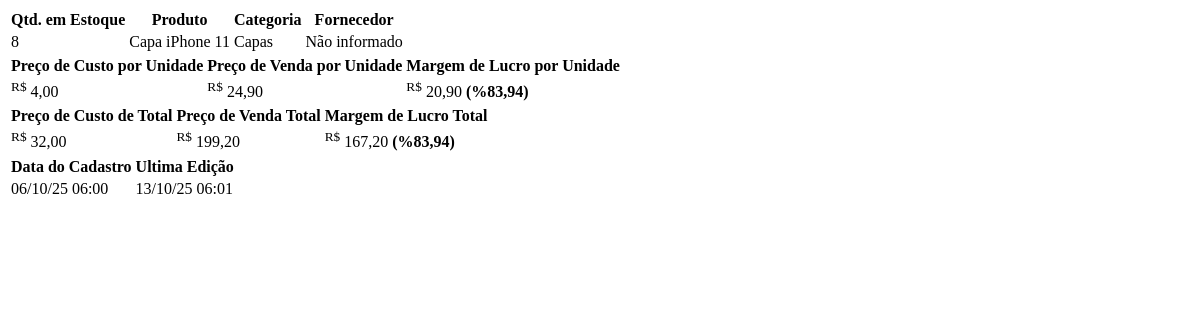
/detalheproduto/10/, run on an earlier commit of the app's database.
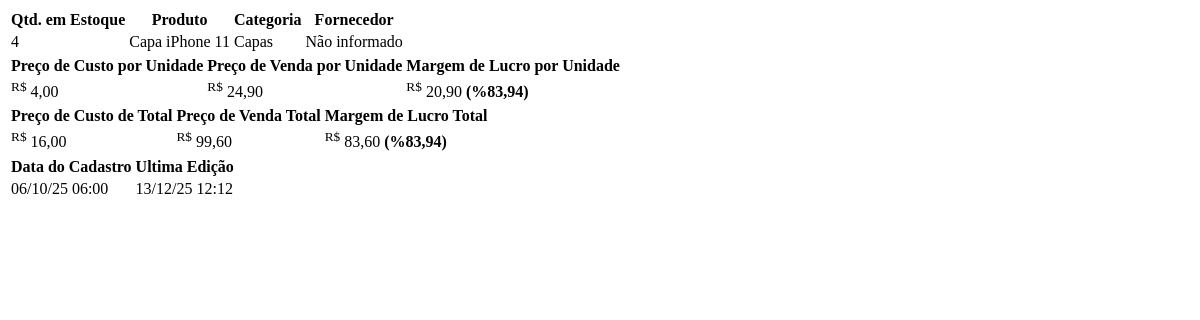
And on a later commit of the database.
### produto/models.py (models this page shows, shortened)
class Produto(models.Model):
    FONES = 'Fones'
    CAPAS = 'Capas'
    PELICULAS = 'Peliculas'
    ADAPTADORES = 'Adaptadores'
    CABOS = 'Cabos'
    CELULARES = 'Celulares'
    IPHONES = 'iPhones'
    CARREGADORES = 'Carregadores'
    FONTES = 'Fontes'
    DIVERSOS = 'Diversos'
    INFORMATICA = 'Informatica'
    CAIXA_SOM = 'Caixa de som'
    COPOS_GARRAFAS = 'Copos | Garrafas'
    RELOGIOS = 'Relogios'
    BRINQUEDOS = 'Brinquedos'
    PERFUMES = 'Perfumes'
    CATEGORIAS_PRODUTOS = [
        (FONES, 'Fones'),
        (CABOS, 'Cabos'),
        (CAPAS, 'Capas'),
        (PELICULAS, 'Peliculas'),
        (ADAPTADORES, 'Adaptadores'),
        (CELULARES, 'Celulares'),
        (IPHONES, 'iPhones'),
        (CARREGADORES, 'Carregadores'),
        (FONTES, 'Fontes'),
        (DIVERSOS, 'Diversos'),
        (INFORMATICA, 'Informatica'),
        (CAIXA_SOM, 'Caixa de som'),
        (COPOS_GARRAFAS, 'Copos | Garrafas'),
        (RELOGIOS, 'Relogios'),
        (BRINQUEDOS, 'Brinquedos'),
        (PERFUMES, 'Perfumes')
    ]
    PIX = 'Pix'
    CARTAO_CREDITO = 'Cartāo de credito'
    CARTAO_DEBITO = 'Cartāo de debito'
    DINHEIRO = 'Dinheiro'
    FIADO = 'Fiado a pagar'
    FORMA_PAGAMENTO = [
        (PIX, 'Pix'),
        (CARTAO_CREDITO, 'Cartāo de credito'),
        (CARTAO_DEBITO, 'Cartāo de debito'),
        (DINHEIRO, 'Dinheiro'),
        (FIADO, 'Fiado a pagar')
    ]
    usuario = models.ForeignKey(User, on_delete=models.PROTECT)
    data_criacao = models.DateTimeField(auto_now_add=True)
    data_edicao = models.DateTimeField(auto_now=True)
    nome_produto = models.CharField(max_length=99)
    categoria_produtos = models.CharField(max_length=20, choices=CATEGORIAS_PRODUTOS, null=True, blank=True)
    quantidade = models.IntegerField()
    codigo_de_barras = models.IntegerField(null=True, blank=True)
    preco_de_custo = models.DecimalField(max_digits=9, decimal_places=2)
    margem_de_lucro = models.DecimalField(max_digits=5, decimal_places=2, null=True, blank=True)
    preco = models.DecimalField(max_digits=9, decimal_places=2)
    forma_pagamento = models.CharField(choices=FORMA_PAGAMENTO, max_length=21, default=PIX)
    fornecedor = models.ForeignKey(Fornecedores, on_delete=models.CASCADE, null=True, blank=True)
    observacao = models.TextField(null=True, blank=True)
    data_vencimento = models.DateField(null=True, blank=True)
    qtd_parcela = models.IntegerField(null=True, blank=True)
    valor_entrada = models.DecimalField(max_digits=9, decimal_places=2, null=True, blank=True)
    def lucro(self):
        return self.preco - self.preco_de_custo
    def margem_lucro_und(self):
        if self.preco == 0:
            return Decimal('0.00')
        margem_und = ((self.preco - self.preco_de_custo) / self.preco) * 100
        return round(margem_und,2)
    def lucrototal(self):
        return (self.preco - self.preco_de_custo) * self.quantidade
    def precototal(self):
        return self.preco_de_custo * self.quantidade
    def vendatotal(self):
        return self.preco * self.quantidade
    def margem_lucro_total_percentual(self):
        try:
            vendatotal = self.vendatotal() or Decimal('0.00')
            lucrototal = self.lucrototal() or Decimal('0.00')
            vendatotal = Decimal(vendatotal)
            lucrototal = Decimal(lucrototal)
            if self.preco == 0:
                return Decimal('0.00')
            margem = (lucrototal / vendatotal) * 100
            margem = margem.quantize(Decimal('0.01'), rounding=ROUND_HALF_UP)
            return margem
        except (InvalidOperation, ZeroDivisionError, TypeError, ValueError):
            return Decimal('0.00')

### produto/views.py (the view)
# urls.py: path('detalheproduto/<int:pk>/', DetalheProduto.as_view(), name='detalhe-produto')
class DetalheProduto(DetailView):
    model = Produto
    template_name = 'produto/detalhes/detalhe-produtos.html'

### produto/templates/produto/detalhes/detalhe-produtos.html
<table class="table table-hover">
  <thead>
    <tr class="table-dark text-center">
      <th scope="col">Qtd. em Estoque</th>
      <th scope="col">Produto</th>
      <th scope="col">Categoria</th>
      <th scope="col">Fornecedor</th>
    </tr>
  </thead>
  <tbody>
    <tr class="text-center">
      <td>{{ object.quantidade }}</td>
      <td>{{ object.nome_produto }}</td>
      <td>{{ object.categoria_produtos }}</td>
      <td>{% if object.fornecedor == None %}
            Não informado
          {% else %}
            {{ object.fornecedor }}
          {% endif %}
      </td>
    </tr>
  </tbody>
</table>
<table class="table table-hover">
  <thead>
    <tr class="table-dark text-center">
      <th scope="col">Preço de Custo por Unidade</th>
      <th scope="col">Preço de Venda por Unidade</th>
      <th scope="col">Margem de Lucro por Unidade</th>
    </tr>
  </thead>
  <tbody>
    <tr class="text-center">
      <td><sup>R$</sup> {{ object.preco_de_custo }}</td>
      <td><sup>R$</sup> {{ object.preco }}</td>
      <td><sup>R$</sup> {{ object.lucro }} <b>(%{{ object.margem_lucro_und }})</b></td>
    </tr>
  </tbody>
</table>
<table class="table table-hover">
  <thead>
    <tr class="table-dark text-center">
      <th scope="col">Preço de Custo de Total</th>
      <th scope="col">Preço de Venda Total</th>
      <th scope="col">Margem de Lucro Total</th>
    </tr>
  </thead>
  <tbody>
    <tr class="text-center">
      <td><sup>R$</sup> {{ object.precototal }}</td>
      <td><sup>R$</sup> {{ object.vendatotal }}</td>
      <td><sup>R$</sup> {{ object.lucrototal }} <b>(%{{ object.margem_lucro_total_percentual }})</b></td>
    </tr>
  </tbody>
</table>
<table class="table table-hover">
  <thead>
    <tr class="table-dark text-center">
      <th scope="col">Data do Cadastro</th>
      <th scope="col">Ultima Edição</th>
    </tr>
  </thead>
  <tbody>
    <tr class="text-center">
      <td>{{ object.data_criacao|date:'d/m/y h:i' }}</td>
      <td>{{ object.data_edicao|date:'d/m/y h:i' }}</td>
    </tr>
  </tbody>
</table>

What changed in the data, as far as the page shows it:
changed Produto "Capa iPhone 11": quantidade "8" → "4"; precototal "32,00" → "16,00"; vendatotal "199,20" → "99,60"; lucrototal "167,20" → "83,60"; data_edicao "13/10/25 06:01" → "13/12/25 12:12"
